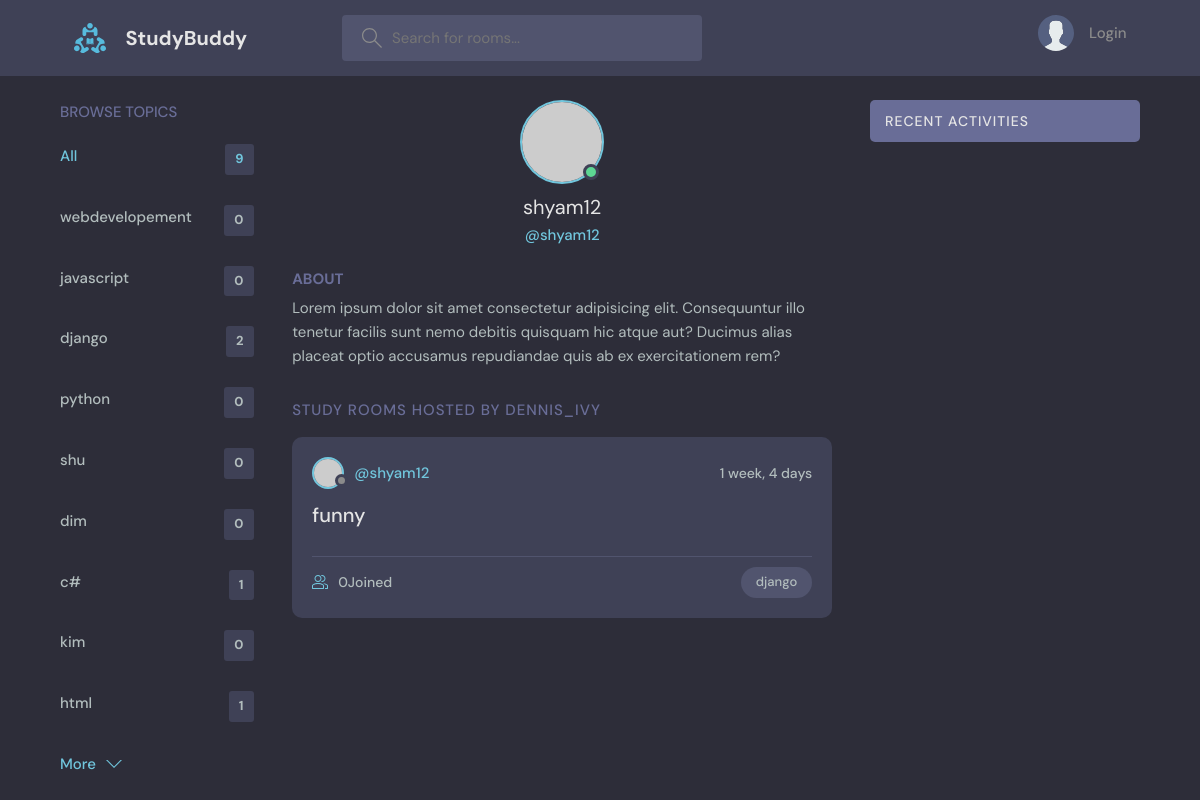
The app's page /profile/2/ with its own data.
### base/models.py (models this page shows, shortened)
class Topic(models.Model):
    name=models.CharField(max_length=200)

class Room(models.Model):
    host =models.ForeignKey(User,on_delete=models.SET_NULL,null=True)
    topic =models.ForeignKey(Topic,on_delete=models.SET_NULL,null=True)
    name=models.CharField(max_length=200)
    description=models.TextField(null=True,blank=True)
    participants=models.ManyToManyField(User,related_name='participants',blank=True)
    updated=models.DateTimeField(auto_now=True)
    created=models.DateTimeField(auto_now_add=True)

### base/views.py (the view)
# urls.py: path('profile/<str:pk>/',views.userProfile,name="user-profile"),
def userProfile(request,pk):
    user=User.objects.get(id=pk)
    rooms=user.room_set.all()
    room_messages=user.message_set.all()
    topics=Topic.objects.all()
    context={'user':user,'rooms':rooms,'room_messages':room_messages,'topics':topics}
    return render(request,'base/profile.html',context)

### base/templates/base/profile.html (shortened to what this page needs)
{%extends 'main.html' %}
{% block content %}
  <main class="profile-page layout layout--3">
    <div class="container">
      {% include 'base/topics_component.html' %}
      <div class="roomList">
        <div class="profile">
          <div class="profile__avatar">
            <div class="avatar avatar--large active">
              <img src="https://randomuser.me/api/portraits/men/11.jpg" />
            </div>
          </div>
          <div class="profile__info">
            <h3>{{user.username}}</h3>
            <p>@{{user.username}}</p>
          </div>
          <div class="profile__about">
            <h3>About</h3>
            <p>
              Lorem ipsum dolor sit amet consectetur adipisicing elit. Consequuntur illo tenetur
              facilis sunt nemo debitis quisquam hic atque aut? Ducimus alias placeat optio
              accusamus repudiandae quis ab ex exercitationem rem?
            </p>
          </div>
        </div>
        <div class="roomList__header">
          <div>
            <h2>Study Rooms Hosted by dennis_ivy</a>
            </h2>
          </div>
        </div>
        {% include 'base/feed_component.html' %}
      </div>
      {% include 'base/activity_component.html'%}
    </div>
  </main>
{% endblock content %}

### templates/main.html (shortened to what this page needs)
<!DOCTYPE html>
{% load static %}
<html lang="en">
  <head>
    <link rel="stylesheet" href="{% static 'styles/style.css' %} "/>
  </head>
  <body>
    {% include 'navbar.html' %}
    {% block content %}
    {% endblock %}
  </body>
</html>

### templates/navbar.html (shortened to what this page needs)
{% load static %}
<header class="header header--loggedIn">
    <div class="container">
      <a href="{% url 'home' %}" class="header__logo">
        <img src="{% static 'images/logo.svg' %}" />
        <h1>StudyBuddy</h1>
      </a>
      <form class="header__search" method="GET" action="{% url 'home'%}">
        <label>
          <input name="q" placeholder="Search for rooms..." />
        </label>
      </form>
      <nav class="header__menu">
        {% if request.user.is_authenticated %}
        <div class="header__user">
          <a href="{% url 'update-user' %}">
            <div class="avatar avatar--medium active">
              <img src="https://randomuser.me/api/portraits/men/37.jpg" />
            </div>
            <p>{{request.user.username}}<span>@{{request.user.username}}</span></p>
          </a>
          <button class="dropdown-button">
            <svg version="1.1" xmlns="http://www.w3.org/2000/svg" width="32" height="32" viewBox="0 0 32 32">
              <title>chevron-down</title>
              <path d="M16 21l-13-13h-3l16 16 16-16h-3l-13 13z"></path>
            </svg>
          </button>
        </div>
        {% else %}
        <a href="{% url 'login' %}">
          <img src="{% static 'images/avatar.svg' %}" />
          <p>Login</p>
        </a>
        {% endif %}
      </nav>
    </div>
  </header>

### base/templates/base/topics_component.html
<div class="topics">
    <div class="topics__header">
      <h2>Browse Topics</h2>
    </div>
    <ul class="topics__list">
      <li>
        <a href="{% url 'home' %}" class="active">All <span>{{topics.count}}</span></a>
      </li>
      {% for topic in topics %}
      <li>
        <a href="{% url 'home' %}?q={{topic.name}}">{{topic.name}}<span>{{topic.room_set.all.count}}</span></a>
      </li>
      {% endfor %}
    </ul>
    <a class="btn btn--link" href="{% url 'topics' %}">
      More
      <svg version="1.1" xmlns="http://www.w3.org/2000/svg" width="32" height="32" viewBox="0 0 32 32">
        <title>chevron-down</title>
        <path d="M16 21l-13-13h-3l16 16 16-16h-3l-13 13z"></path>
      </svg>
    </a>
  </div>

### base/templates/base/feed_component.html (shortened to what this page needs)
{% for room in rooms %}
<div class="roomListRoom">
    <div class="roomListRoom__header">
      <a href="{% url 'user-profile' room.host.id %}" class="roomListRoom__author">
        <div class="avatar avatar--small">
          <img src="https://randomuser.me/api/portraits/women/11.jpg" />
        </div>
        <span>@{{room.host.username}}</span>
      </a>
      <div class="roomListRoom__actions">
        <span>{{room.created|timesince}}</span>
      </div>
    </div>
    <div class="roomListRoom__content">
      <a href="{% url 'room' room.id %}">{{room.name}}</a>
    </div>
    <div class="roomListRoom__meta">
      <a href="{% url 'room' room.id %}" class="roomListRoom__joined">
        {{room.participants.all.count}}Joined
      </a>
      <p class="roomListRoom__topic">{{room.topic.name}}</p>
    </div>
</div>
{% endfor %}

### base/templates/base/activity_component.html (shortened to what this page needs)
        <div class="activities">
          <div class="activities__header">
            <h2>Recent Activities</h2>
          </div>
        </div>

### records on screen
Topic: name "webdevelopement", room_set.all.count "0"
Topic: name "javascript", room_set.all.count "0"
Topic: name "django", room_set.all.count "2"
Topic: name "python", room_set.all.count "0"
Topic: name "shu", room_set.all.count "0"
Topic: name "dim", room_set.all.count "0"
Topic: name "c#", room_set.all.count "1"
Topic: name "kim", room_set.all.count "0"
Topic: name "html", room_set.all.count "1"
Room: host.username "shyam12", created "1 week, 4 days", name "funny", participants.all.count "0", topic.name "django"

### other values on screen
{{ topics.count }} "9"
{{ user.username }} "shyam12"
